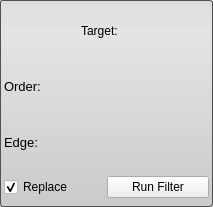
<?xml version="1.0" encoding="UTF-8"?>
<ui version="4.0">
 <class>IntensityCorrectionFilterInterface</class>
 <widget class="QWidget" name="IntensityCorrectionFilterInterface">
  <property name="geometry">
   <rect>
    <x>0</x>
    <y>0</y>
    <width>213</width>
    <height>207</height>
   </rect>
  </property>
  <property name="sizePolicy">
   <sizepolicy hsizetype="MinimumExpanding" vsizetype="Fixed">
    <horstretch>0</horstretch>
    <verstretch>0</verstretch>
   </sizepolicy>
  </property>
  <property name="minimumSize">
   <size>
    <width>213</width>
    <height>207</height>
   </size>
  </property>
  <property name="maximumSize">
   <size>
    <width>16777215</width>
    <height>207</height>
   </size>
  </property>
  <property name="windowTitle">
   <string>Form</string>
  </property>
  <property name="styleSheet">
   <string notr="true">QWidget#IntensityCorrectionFilterInterface{
	border-radius: 3px;
	border: 1px solid rgb(80, 80,80);
	background-color: qlineargradient(spread:pad, x1:0.5, y1:0, x2:0.5, y2:0.960227, stop:0 rgba(221, 221, 221, 255), stop:0.155779 rgba(228, 228, 228, 255), stop:1 rgba(202, 204, 204, 255));      
}</string>
  </property>
  <layout class="QVBoxLayout" name="verticalLayout">
   <property name="spacing">
    <number>2</number>
   </property>
   <property name="margin">
    <number>4</number>
   </property>
   <item>
    <layout class="QHBoxLayout" name="activeHLayout" stretch="1">
     <property name="spacing">
      <number>0</number>
     </property>
     <item>
      <widget class="QLabel" name="activeLabel">
       <property name="sizePolicy">
        <sizepolicy hsizetype="Fixed" vsizetype="Preferred">
         <horstretch>0</horstretch>
         <verstretch>0</verstretch>
        </sizepolicy>
       </property>
       <property name="minimumSize">
        <size>
         <width>50</width>
         <height>0</height>
        </size>
       </property>
       <property name="text">
        <string>Target:</string>
       </property>
      </widget>
     </item>
    </layout>
   </item>
   <item>
    <layout class="QHBoxLayout" name="orderHLayout_top">
     <item>
      <widget class="QLabel" name="orderLabel">
       <property name="font">
        <font>
         <pointsize>10</pointsize>
        </font>
       </property>
       <property name="text">
        <string>Order:</string>
       </property>
      </widget>
     </item>
    </layout>
   </item>
   <item>
    <layout class="QHBoxLayout" name="orderHLayout_bottom"/>
   </item>
   <item>
    <layout class="QHBoxLayout" name="edgeHLayout_top">
     <item>
      <widget class="QLabel" name="edgeLabel">
       <property name="font">
        <font>
         <pointsize>10</pointsize>
        </font>
       </property>
       <property name="text">
        <string>Edge:</string>
       </property>
      </widget>
     </item>
    </layout>
   </item>
   <item>
    <layout class="QHBoxLayout" name="edgeHLayout_bottom"/>
   </item>
   <item>
    <widget class="QWidget" name="replaceRunWidget" native="true">
     <property name="minimumSize">
      <size>
       <width>0</width>
       <height>32</height>
      </size>
     </property>
     <property name="maximumSize">
      <size>
       <width>16777215</width>
       <height>32</height>
      </size>
     </property>
     <layout class="QHBoxLayout" name="horizontalLayout" stretch="1,1">
      <property name="spacing">
       <number>0</number>
      </property>
      <property name="margin">
       <number>0</number>
      </property>
      <item>
       <widget class="QCheckBox" name="replaceCheckBox">
        <property name="text">
         <string>Replace</string>
        </property>
        <property name="checked">
         <bool>true</bool>
        </property>
       </widget>
      </item>
      <item>
       <widget class="QPushButton" name="runFilterButton">
        <property name="text">
         <string>Run Filter</string>
        </property>
       </widget>
      </item>
     </layout>
    </widget>
   </item>
  </layout>
 </widget>
 <resources/>
 <connections/>
</ui>
